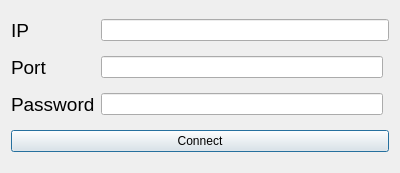
<?xml version="1.0" encoding="UTF-8"?>
<ui version="4.0">
 <class>ConnectDialog</class>
 <widget class="QDialog" name="ConnectDialog">
  <property name="geometry">
   <rect>
    <x>0</x>
    <y>0</y>
    <width>400</width>
    <height>173</height>
   </rect>
  </property>
  <property name="windowTitle">
   <string>ConnectDialog</string>
  </property>
  <layout class="QGridLayout" name="gridLayout">
   <item row="1" column="0">
    <widget class="QLabel" name="label_2">
     <property name="font">
      <font>
       <pointsize>14</pointsize>
      </font>
     </property>
     <property name="text">
      <string>Port</string>
     </property>
    </widget>
   </item>
   <item row="0" column="0">
    <widget class="QLabel" name="label">
     <property name="font">
      <font>
       <pointsize>14</pointsize>
      </font>
     </property>
     <property name="text">
      <string>IP</string>
     </property>
    </widget>
   </item>
   <item row="2" column="0">
    <widget class="QLabel" name="label_3">
     <property name="font">
      <font>
       <pointsize>14</pointsize>
      </font>
     </property>
     <property name="text">
      <string>Password</string>
     </property>
    </widget>
   </item>
   <item row="3" column="0" colspan="3">
    <widget class="QPushButton" name="connect">
     <property name="text">
      <string>Connect</string>
     </property>
    </widget>
   </item>
   <item row="0" column="1" colspan="2">
    <widget class="QLineEdit" name="ip"/>
   </item>
   <item row="1" column="1">
    <widget class="QLineEdit" name="port"/>
   </item>
   <item row="2" column="1">
    <widget class="QLineEdit" name="password"/>
   </item>
  </layout>
 </widget>
 <layoutdefault spacing="6" margin="11"/>
 <resources/>
 <connections/>
</ui>
